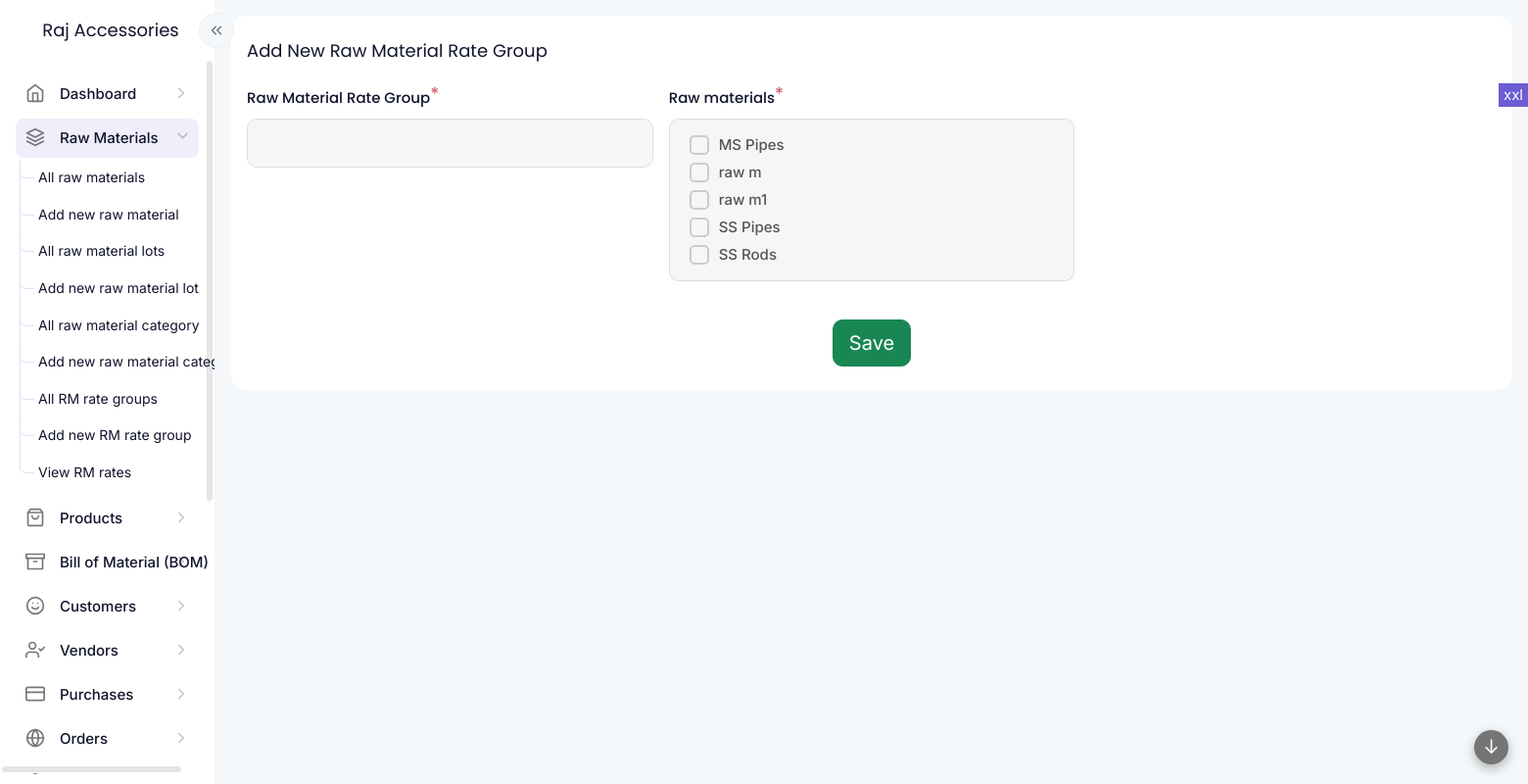
The app's page /modules/raw_material_rate_groups/raw_material_rate_group-form.php (signed in), older data.
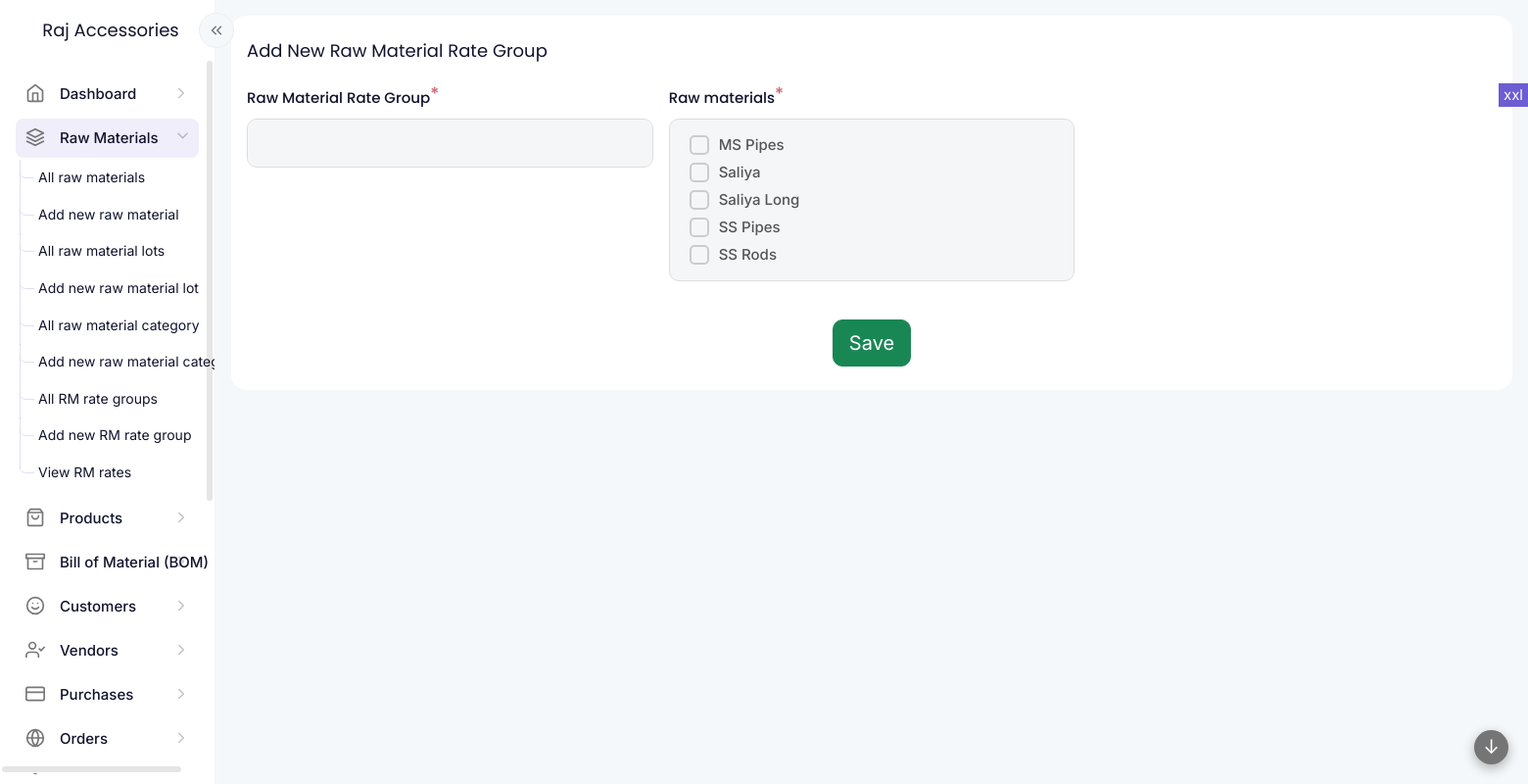
The same page, newer data.
### tables this page shows
CREATE TABLE IF NOT EXISTS `raw_materials` (
  `id` int NOT NULL AUTO_INCREMENT,
  `raw_material` varchar(255) DEFAULT NULL,
  `code` varchar(100) DEFAULT NULL,
  `unit` varchar(20) DEFAULT NULL,
  `description` text,
  `category` varchar(200) DEFAULT NULL,
  `image` int DEFAULT NULL,
  `auth_user` int DEFAULT NULL,
  `updated` int DEFAULT NULL,
  `created` varchar(35) DEFAULT NULL,
  PRIMARY KEY (`id`)
);

### lib/functions.php (called while the page is built, shortened)
<?php
function get_value($data, $key)
{
    if (isset($data[$key]) && is_array($data)) {
        return $data[$key];
    } else {
        return '';
    }
}

### common/functions.php (the view, shortened to what this page needs)
<?php
function widget_start($title = "", $class = "", $widget_title_class = "", $widget_wrapper_class = "", $options = "", $widget_options_class = "")
{
    echo '<div class="widgetwrapper col d-flex align-items-start  px-2 py-0 ' . $class . ' ">
 <div class="widget container-fluid py-4 px-3 overhide ' . $widget_wrapper_class . '">';
    if ($title != "") {
        echo "<div class='widget-title " . $widget_title_class . "'>";
        echo $title;
        echo "</div>";
    }
}
function widget_end()
{
    echo "</div>
 </div>";
}
?>
<?php
function form_field($vars, $data)
{
    $s = "";
    if ($vars["type"] == "submit") {
        $s = '<div class="' . $vars["class"] . '">';
        $s .= '<input type="submit" name="' . $vars["key"] . '" value="' . $vars["name"] . '" class="btn btn-success btn-lg">';
        $s .= '</div>';
    }
    else {
        $show_as_field = true;
        if ($show_as_field) {
            $parent_class = "";
            $s = '<div class="' . $vars["class"] . ' ' . $parent_class . '"><label for="' . $vars["key"] . '" class="form-label">' . $vars["name"] . '';
            $required = (isset($vars["required"]) && $vars["required"] == true) ? true : false;
            if ($required) {
                $s .= '<sup>*</sup>';
            }
            $s .= '</label>';
        }
        if ($vars["type"] == "display") {
            $s .= '<div class="form-display" name="' . $vars["key"] . '" id="' . $vars["key"] . '">' . get_value($data, $vars["key"]) . '</div>';
        }
        else if ($vars["type"] == "text") {
            $s .= '<input type="text" class="form-control" name="' . $vars["key"] . '" id="' . $vars["key"] . '" value="' . get_value($data, $vars["key"]) . '" ' . ($required ? "required" : "") . '>';
            $s .= '<div class="invalid-feedback">Incorrect ' . $vars["name"] . ' value</div>';
        }
        else if ($vars["type"] == "hidden") {
            $s .= '<input type="hidden" class="form-control" name="' . $vars["key"] . '" id="' . $vars["key"] . '" value="' . get_value($data, $vars["key"]) . '" ' . '>';
        }
        else if ($vars["type"] == "textarea") {
            $s .= '<textarea class="form-control" name="' . $vars["key"] . '" id="' . $vars["key"] . '" ' . ($required ? "required" : "") . '>' . get_value($data, $vars["key"]) . '</textarea>';
            $s .= '<div class="invalid-feedback">Incorrect ' . $vars["name"] . ' value</div>';
        }
        else if ($vars["type"] == "multi-checkbox") {
            $s .= '<div class="multi-check-list">';
            foreach ($vars["options"] as $k => $v) {
                $sel = "";
                $optid = $vars["option_id"];
                $optlabel = $vars["option_label"];
                $s .= '<input type="checkbox" ' . $sel . ' class="form-check-input" name="' . $vars["key"] . '[]" id="' . $vars["key"] . '-' . $v[$optid] . '" value="' . $v[$optid] . '"><label for="' . $vars["key"] . '-' . $v[$optid] . '">' . $v[$optlabel] . '</label><br>';
            }
            $s .= '</div>';
        }
        if ($show_as_field) {
            $s .= '</div>';
        }
    }
    return $s;
}
function fetch_data($vars)
{
    global $conn;
    $table = $vars["table"];
    $cols = $vars["columns"];
    $order = $vars["order"];
    $limit = $vars["limit"];
    $condition = $vars["condition"];
    if ($condition != "") {
        $condition = " WHERE " . $condition;
    }
    if (trim($order) != '') {
        if (strpos($order, " DESC") !== false || strpos($order, " ASC") !== false) {
            $order = ' ORDER BY ' . trim($order) . ' ';
        } else {
            $order = ' ORDER BY ' . trim($order) . ' ASC ';
        }
    }
    $ret = [];
    $sql = ' SELECT ' . $cols . ' FROM ' . $table . ' ' . $condition . ' ' . $order . ' ' . $limit . ' ';
    $querystr = $conn->query($sql);
    $totrows = mysqli_num_rows($querystr);
    if ($totrows > 0) {
        $inc = 0;
        while ($result = mysqli_fetch_object($querystr)) {
            foreach ($result as $key => $value) {
                $ret[$inc][$key] = $value;
            }
            $inc = $inc + 1;
        }
    }
    return $ret;
}

Row changes from the older to the newer data that the page shows:
changed raw_materials: raw_material "raw m" → "Saliya"
changed raw_materials: raw_material "raw m1" → "Saliya Long"
